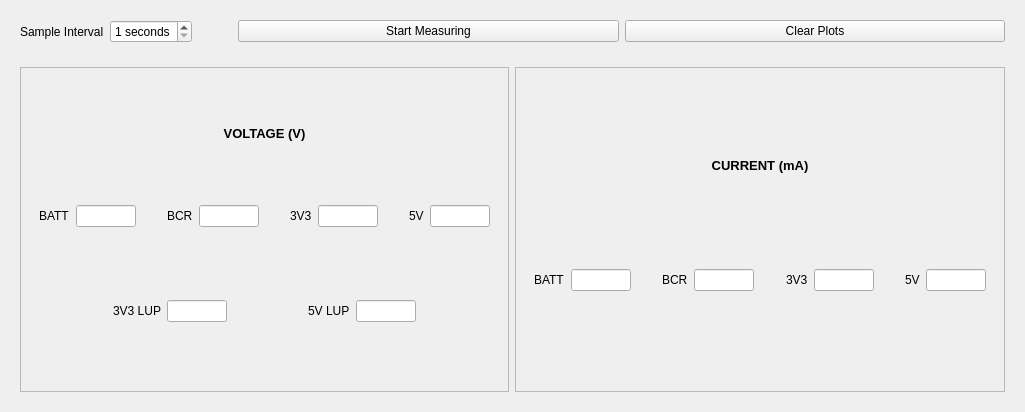
<?xml version="1.0" encoding="UTF-8"?>
<ui version="4.0">
 <class>EpsGraphPanel</class>
 <widget class="QWidget" name="EpsGraphPanel">
  <property name="geometry">
   <rect>
    <x>0</x>
    <y>0</y>
    <width>1025</width>
    <height>412</height>
   </rect>
  </property>
  <property name="windowTitle">
   <string>Form</string>
  </property>
  <layout class="QVBoxLayout" name="verticalLayout">
   <item>
    <widget class="QFrame" name="settings_panel">
     <property name="sizePolicy">
      <sizepolicy hsizetype="Preferred" vsizetype="Minimum">
       <horstretch>0</horstretch>
       <verstretch>0</verstretch>
      </sizepolicy>
     </property>
     <layout class="QHBoxLayout" name="horizontalLayout_2" stretch="0,0,0,0,0">
      <property name="sizeConstraint">
       <enum>QLayout::SetDefaultConstraint</enum>
      </property>
      <item>
       <widget class="QLabel" name="sample_interval_lbl">
        <property name="sizePolicy">
         <sizepolicy hsizetype="Fixed" vsizetype="Preferred">
          <horstretch>0</horstretch>
          <verstretch>0</verstretch>
         </sizepolicy>
        </property>
        <property name="text">
         <string>Sample Interval</string>
        </property>
       </widget>
      </item>
      <item>
       <widget class="QSpinBox" name="sample_interval_val">
        <property name="sizePolicy">
         <sizepolicy hsizetype="Fixed" vsizetype="Fixed">
          <horstretch>0</horstretch>
          <verstretch>0</verstretch>
         </sizepolicy>
        </property>
        <property name="suffix">
         <string> seconds</string>
        </property>
        <property name="minimum">
         <number>1</number>
        </property>
        <property name="maximum">
         <number>5</number>
        </property>
        <property name="value">
         <number>1</number>
        </property>
       </widget>
      </item>
      <item>
       <spacer name="horizontalSpacer_2">
        <property name="orientation">
         <enum>Qt::Horizontal</enum>
        </property>
        <property name="sizeType">
         <enum>QSizePolicy::Fixed</enum>
        </property>
        <property name="sizeHint" stdset="0">
         <size>
          <width>40</width>
          <height>20</height>
         </size>
        </property>
       </spacer>
      </item>
      <item>
       <widget class="QPushButton" name="measure_btn">
        <property name="text">
         <string>Start Measuring</string>
        </property>
       </widget>
      </item>
      <item>
       <widget class="QPushButton" name="clear_btn">
        <property name="text">
         <string>Clear Plots</string>
        </property>
       </widget>
      </item>
     </layout>
    </widget>
   </item>
   <item>
    <widget class="QFrame" name="graphs_panel">
     <property name="sizePolicy">
      <sizepolicy hsizetype="Preferred" vsizetype="Expanding">
       <horstretch>0</horstretch>
       <verstretch>0</verstretch>
      </sizepolicy>
     </property>
     <layout class="QGridLayout" name="gridLayout">
      <item row="0" column="0">
       <widget class="QFrame" name="voltage_panel">
        <property name="frameShape">
         <enum>QFrame::StyledPanel</enum>
        </property>
        <property name="frameShadow">
         <enum>QFrame::Raised</enum>
        </property>
        <layout class="QVBoxLayout" name="verticalLayout_3">
         <item>
          <widget class="QLabel" name="label_9">
           <property name="sizePolicy">
            <sizepolicy hsizetype="Preferred" vsizetype="Fixed">
             <horstretch>0</horstretch>
             <verstretch>0</verstretch>
            </sizepolicy>
           </property>
           <property name="text">
            <string>&lt;html&gt;&lt;head/&gt;&lt;body&gt;&lt;p&gt;&lt;span style=&quot; font-size:10pt; font-weight:600;&quot;&gt;VOLTAGE (V)&lt;/span&gt;&lt;/p&gt;&lt;/body&gt;&lt;/html&gt;</string>
           </property>
           <property name="alignment">
            <set>Qt::AlignCenter</set>
           </property>
          </widget>
         </item>
         <item>
          <widget class="QFrame" name="voltage_num_panel">
           <property name="sizePolicy">
            <sizepolicy hsizetype="Preferred" vsizetype="Fixed">
             <horstretch>0</horstretch>
             <verstretch>0</verstretch>
            </sizepolicy>
           </property>
           <layout class="QHBoxLayout" name="horizontalLayout">
            <item>
             <widget class="QLabel" name="label">
              <property name="sizePolicy">
               <sizepolicy hsizetype="Fixed" vsizetype="Preferred">
                <horstretch>0</horstretch>
                <verstretch>0</verstretch>
               </sizepolicy>
              </property>
              <property name="text">
               <string>BATT</string>
              </property>
             </widget>
            </item>
            <item>
             <widget class="QLineEdit" name="v_batt">
              <property name="sizePolicy">
               <sizepolicy hsizetype="Fixed" vsizetype="Fixed">
                <horstretch>0</horstretch>
                <verstretch>0</verstretch>
               </sizepolicy>
              </property>
              <property name="maximumSize">
               <size>
                <width>60</width>
                <height>16777215</height>
               </size>
              </property>
              <property name="readOnly">
               <bool>true</bool>
              </property>
             </widget>
            </item>
            <item>
             <spacer name="horizontalSpacer">
              <property name="orientation">
               <enum>Qt::Horizontal</enum>
              </property>
              <property name="sizeHint" stdset="0">
               <size>
                <width>40</width>
                <height>20</height>
               </size>
              </property>
             </spacer>
            </item>
            <item>
             <widget class="QLabel" name="label_2">
              <property name="sizePolicy">
               <sizepolicy hsizetype="Fixed" vsizetype="Preferred">
                <horstretch>0</horstretch>
                <verstretch>0</verstretch>
               </sizepolicy>
              </property>
              <property name="text">
               <string>BCR</string>
              </property>
             </widget>
            </item>
            <item>
             <widget class="QLineEdit" name="v_bcr">
              <property name="sizePolicy">
               <sizepolicy hsizetype="Fixed" vsizetype="Fixed">
                <horstretch>0</horstretch>
                <verstretch>0</verstretch>
               </sizepolicy>
              </property>
              <property name="maximumSize">
               <size>
                <width>60</width>
                <height>16777215</height>
               </size>
              </property>
              <property name="readOnly">
               <bool>true</bool>
              </property>
             </widget>
            </item>
            <item>
             <spacer name="horizontalSpacer_3">
              <property name="orientation">
               <enum>Qt::Horizontal</enum>
              </property>
              <property name="sizeHint" stdset="0">
               <size>
                <width>40</width>
                <height>20</height>
               </size>
              </property>
             </spacer>
            </item>
            <item>
             <widget class="QLabel" name="label_3">
              <property name="sizePolicy">
               <sizepolicy hsizetype="Fixed" vsizetype="Preferred">
                <horstretch>0</horstretch>
                <verstretch>0</verstretch>
               </sizepolicy>
              </property>
              <property name="text">
               <string>3V3</string>
              </property>
             </widget>
            </item>
            <item>
             <widget class="QLineEdit" name="v_3v3">
              <property name="sizePolicy">
               <sizepolicy hsizetype="Fixed" vsizetype="Fixed">
                <horstretch>0</horstretch>
                <verstretch>0</verstretch>
               </sizepolicy>
              </property>
              <property name="maximumSize">
               <size>
                <width>60</width>
                <height>16777215</height>
               </size>
              </property>
              <property name="readOnly">
               <bool>true</bool>
              </property>
             </widget>
            </item>
            <item>
             <spacer name="horizontalSpacer_4">
              <property name="orientation">
               <enum>Qt::Horizontal</enum>
              </property>
              <property name="sizeHint" stdset="0">
               <size>
                <width>40</width>
                <height>20</height>
               </size>
              </property>
             </spacer>
            </item>
            <item>
             <widget class="QLabel" name="label_4">
              <property name="sizePolicy">
               <sizepolicy hsizetype="Fixed" vsizetype="Preferred">
                <horstretch>0</horstretch>
                <verstretch>0</verstretch>
               </sizepolicy>
              </property>
              <property name="text">
               <string>5V</string>
              </property>
             </widget>
            </item>
            <item>
             <widget class="QLineEdit" name="v_5v">
              <property name="sizePolicy">
               <sizepolicy hsizetype="Fixed" vsizetype="Fixed">
                <horstretch>0</horstretch>
                <verstretch>0</verstretch>
               </sizepolicy>
              </property>
              <property name="maximumSize">
               <size>
                <width>60</width>
                <height>16777215</height>
               </size>
              </property>
              <property name="readOnly">
               <bool>true</bool>
              </property>
             </widget>
            </item>
           </layout>
          </widget>
         </item>
         <item>
          <widget class="QFrame" name="voltage_num_panel_2">
           <property name="sizePolicy">
            <sizepolicy hsizetype="Preferred" vsizetype="Fixed">
             <horstretch>0</horstretch>
             <verstretch>0</verstretch>
            </sizepolicy>
           </property>
           <layout class="QHBoxLayout" name="horizontalLayout_4">
            <item>
             <spacer name="horizontalSpacer_8">
              <property name="orientation">
               <enum>Qt::Horizontal</enum>
              </property>
              <property name="sizeHint" stdset="0">
               <size>
                <width>40</width>
                <height>20</height>
               </size>
              </property>
             </spacer>
            </item>
            <item>
             <widget class="QLabel" name="label_11">
              <property name="sizePolicy">
               <sizepolicy hsizetype="Fixed" vsizetype="Preferred">
                <horstretch>0</horstretch>
                <verstretch>0</verstretch>
               </sizepolicy>
              </property>
              <property name="text">
               <string>3V3 LUP</string>
              </property>
             </widget>
            </item>
            <item>
             <widget class="QLineEdit" name="v_3v3_lup">
              <property name="sizePolicy">
               <sizepolicy hsizetype="Fixed" vsizetype="Fixed">
                <horstretch>0</horstretch>
                <verstretch>0</verstretch>
               </sizepolicy>
              </property>
              <property name="maximumSize">
               <size>
                <width>60</width>
                <height>16777215</height>
               </size>
              </property>
             </widget>
            </item>
            <item>
             <spacer name="horizontalSpacer_9">
              <property name="orientation">
               <enum>Qt::Horizontal</enum>
              </property>
              <property name="sizeType">
               <enum>QSizePolicy::Expanding</enum>
              </property>
              <property name="sizeHint" stdset="0">
               <size>
                <width>40</width>
                <height>20</height>
               </size>
              </property>
             </spacer>
            </item>
            <item>
             <widget class="QLabel" name="label_12">
              <property name="sizePolicy">
               <sizepolicy hsizetype="Fixed" vsizetype="Preferred">
                <horstretch>0</horstretch>
                <verstretch>0</verstretch>
               </sizepolicy>
              </property>
              <property name="text">
               <string>5V LUP</string>
              </property>
             </widget>
            </item>
            <item>
             <widget class="QLineEdit" name="v_5v_lup">
              <property name="sizePolicy">
               <sizepolicy hsizetype="Fixed" vsizetype="Fixed">
                <horstretch>0</horstretch>
                <verstretch>0</verstretch>
               </sizepolicy>
              </property>
              <property name="maximumSize">
               <size>
                <width>60</width>
                <height>16777215</height>
               </size>
              </property>
             </widget>
            </item>
            <item>
             <spacer name="horizontalSpacer_10">
              <property name="orientation">
               <enum>Qt::Horizontal</enum>
              </property>
              <property name="sizeHint" stdset="0">
               <size>
                <width>40</width>
                <height>20</height>
               </size>
              </property>
             </spacer>
            </item>
           </layout>
          </widget>
         </item>
        </layout>
       </widget>
      </item>
      <item row="0" column="1">
       <widget class="QFrame" name="current_panel">
        <property name="frameShape">
         <enum>QFrame::StyledPanel</enum>
        </property>
        <property name="frameShadow">
         <enum>QFrame::Raised</enum>
        </property>
        <layout class="QVBoxLayout" name="verticalLayout_2">
         <item>
          <widget class="QLabel" name="label_10">
           <property name="sizePolicy">
            <sizepolicy hsizetype="Preferred" vsizetype="Fixed">
             <horstretch>0</horstretch>
             <verstretch>0</verstretch>
            </sizepolicy>
           </property>
           <property name="text">
            <string>&lt;html&gt;&lt;head/&gt;&lt;body&gt;&lt;p&gt;&lt;span style=&quot; font-size:10pt; font-weight:600;&quot;&gt;CURRENT (mA)&lt;/span&gt;&lt;/p&gt;&lt;/body&gt;&lt;/html&gt;</string>
           </property>
           <property name="alignment">
            <set>Qt::AlignCenter</set>
           </property>
          </widget>
         </item>
         <item>
          <widget class="QFrame" name="current_num_panel">
           <property name="sizePolicy">
            <sizepolicy hsizetype="Preferred" vsizetype="Fixed">
             <horstretch>0</horstretch>
             <verstretch>0</verstretch>
            </sizepolicy>
           </property>
           <layout class="QHBoxLayout" name="horizontalLayout_3">
            <item>
             <widget class="QLabel" name="label_5">
              <property name="sizePolicy">
               <sizepolicy hsizetype="Fixed" vsizetype="Preferred">
                <horstretch>0</horstretch>
                <verstretch>0</verstretch>
               </sizepolicy>
              </property>
              <property name="text">
               <string>BATT</string>
              </property>
             </widget>
            </item>
            <item>
             <widget class="QLineEdit" name="i_batt">
              <property name="sizePolicy">
               <sizepolicy hsizetype="Fixed" vsizetype="Fixed">
                <horstretch>0</horstretch>
                <verstretch>0</verstretch>
               </sizepolicy>
              </property>
              <property name="maximumSize">
               <size>
                <width>60</width>
                <height>16777215</height>
               </size>
              </property>
              <property name="readOnly">
               <bool>true</bool>
              </property>
             </widget>
            </item>
            <item>
             <spacer name="horizontalSpacer_5">
              <property name="orientation">
               <enum>Qt::Horizontal</enum>
              </property>
              <property name="sizeHint" stdset="0">
               <size>
                <width>40</width>
                <height>20</height>
               </size>
              </property>
             </spacer>
            </item>
            <item>
             <widget class="QLabel" name="label_6">
              <property name="sizePolicy">
               <sizepolicy hsizetype="Fixed" vsizetype="Preferred">
                <horstretch>0</horstretch>
                <verstretch>0</verstretch>
               </sizepolicy>
              </property>
              <property name="text">
               <string>BCR</string>
              </property>
             </widget>
            </item>
            <item>
             <widget class="QLineEdit" name="i_bcr">
              <property name="sizePolicy">
               <sizepolicy hsizetype="Fixed" vsizetype="Fixed">
                <horstretch>0</horstretch>
                <verstretch>0</verstretch>
               </sizepolicy>
              </property>
              <property name="maximumSize">
               <size>
                <width>60</width>
                <height>16777215</height>
               </size>
              </property>
              <property name="readOnly">
               <bool>true</bool>
              </property>
             </widget>
            </item>
            <item>
             <spacer name="horizontalSpacer_6">
              <property name="orientation">
               <enum>Qt::Horizontal</enum>
              </property>
              <property name="sizeHint" stdset="0">
               <size>
                <width>40</width>
                <height>20</height>
               </size>
              </property>
             </spacer>
            </item>
            <item>
             <widget class="QLabel" name="label_7">
              <property name="sizePolicy">
               <sizepolicy hsizetype="Fixed" vsizetype="Preferred">
                <horstretch>0</horstretch>
                <verstretch>0</verstretch>
               </sizepolicy>
              </property>
              <property name="text">
               <string>3V3</string>
              </property>
             </widget>
            </item>
            <item>
             <widget class="QLineEdit" name="i_3v3">
              <property name="sizePolicy">
               <sizepolicy hsizetype="Fixed" vsizetype="Fixed">
                <horstretch>0</horstretch>
                <verstretch>0</verstretch>
               </sizepolicy>
              </property>
              <property name="maximumSize">
               <size>
                <width>60</width>
                <height>16777215</height>
               </size>
              </property>
              <property name="readOnly">
               <bool>true</bool>
              </property>
             </widget>
            </item>
            <item>
             <spacer name="horizontalSpacer_7">
              <property name="orientation">
               <enum>Qt::Horizontal</enum>
              </property>
              <property name="sizeHint" stdset="0">
               <size>
                <width>40</width>
                <height>20</height>
               </size>
              </property>
             </spacer>
            </item>
            <item>
             <widget class="QLabel" name="label_8">
              <property name="sizePolicy">
               <sizepolicy hsizetype="Fixed" vsizetype="Preferred">
                <horstretch>0</horstretch>
                <verstretch>0</verstretch>
               </sizepolicy>
              </property>
              <property name="text">
               <string>5V</string>
              </property>
             </widget>
            </item>
            <item>
             <widget class="QLineEdit" name="i_5v">
              <property name="sizePolicy">
               <sizepolicy hsizetype="Fixed" vsizetype="Fixed">
                <horstretch>0</horstretch>
                <verstretch>0</verstretch>
               </sizepolicy>
              </property>
              <property name="maximumSize">
               <size>
                <width>60</width>
                <height>16777215</height>
               </size>
              </property>
              <property name="readOnly">
               <bool>true</bool>
              </property>
             </widget>
            </item>
           </layout>
          </widget>
         </item>
        </layout>
       </widget>
      </item>
     </layout>
    </widget>
   </item>
  </layout>
 </widget>
 <resources/>
 <connections/>
</ui>
